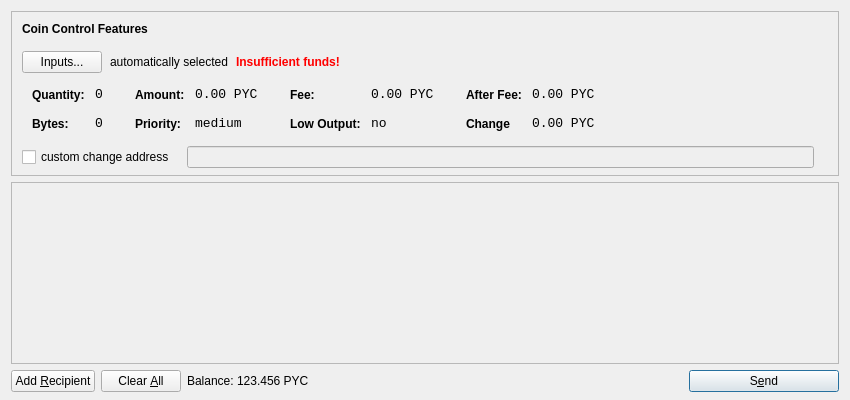
<?xml version="1.0" encoding="UTF-8"?>
<ui version="4.0">
 <class>SendCoinsDialog</class>
 <widget class="QDialog" name="SendCoinsDialog">
  <property name="geometry">
   <rect>
    <x>0</x>
    <y>0</y>
    <width>850</width>
    <height>400</height>
   </rect>
  </property>
  <property name="windowTitle">
   <string>Send Coins</string>
  </property>
  <layout class="QVBoxLayout" name="verticalLayout" stretch="0,1,0">
   <property name="bottomMargin">
    <number>8</number>
   </property>
   <item>
    <widget class="QFrame" name="frameCoinControl">
     <property name="sizePolicy">
      <sizepolicy hsizetype="Expanding" vsizetype="Expanding">
       <horstretch>0</horstretch>
       <verstretch>0</verstretch>
      </sizepolicy>
     </property>
     <property name="maximumSize">
      <size>
       <width>16777215</width>
       <height>16777215</height>
      </size>
     </property>
     <property name="frameShape">
      <enum>QFrame::StyledPanel</enum>
     </property>
     <property name="frameShadow">
      <enum>QFrame::Sunken</enum>
     </property>
     <layout class="QVBoxLayout" name="verticalLayoutCoinControl2">
      <property name="spacing">
       <number>-1</number>
      </property>
      <property name="leftMargin">
       <number>0</number>
      </property>
      <property name="topMargin">
       <number>0</number>
      </property>
      <property name="rightMargin">
       <number>0</number>
      </property>
      <property name="bottomMargin">
       <number>6</number>
      </property>
      <item>
       <layout class="QVBoxLayout" name="verticalLayoutCoinControl" stretch="0,0,0,0,1">
        <property name="spacing">
         <number>0</number>
        </property>
        <property name="leftMargin">
         <number>10</number>
        </property>
        <property name="topMargin">
         <number>10</number>
        </property>
        <item>
         <layout class="QHBoxLayout" name="horizontalLayoutCoinControl1">
          <property name="bottomMargin">
           <number>15</number>
          </property>
          <item>
           <widget class="QLabel" name="labelCoinControlFeatures">
            <property name="sizePolicy">
             <sizepolicy hsizetype="Preferred" vsizetype="Maximum">
              <horstretch>0</horstretch>
              <verstretch>0</verstretch>
             </sizepolicy>
            </property>
            <property name="font">
             <font>
              <weight>75</weight>
              <bold>true</bold>
             </font>
            </property>
            <property name="styleSheet">
             <string notr="true">font-weight:bold;</string>
            </property>
            <property name="text">
             <string>Coin Control Features</string>
            </property>
           </widget>
          </item>
         </layout>
        </item>
        <item>
         <layout class="QHBoxLayout" name="horizontalLayoutCoinControl2" stretch="0,0,0,0">
          <property name="spacing">
           <number>8</number>
          </property>
          <property name="bottomMargin">
           <number>10</number>
          </property>
          <item>
           <widget class="QPushButton" name="pushButtonCoinControl">
            <property name="styleSheet">
             <string notr="true"/>
            </property>
            <property name="text">
             <string>Inputs...</string>
            </property>
           </widget>
          </item>
          <item>
           <widget class="QLabel" name="labelCoinControlAutomaticallySelected">
            <property name="text">
             <string>automatically selected</string>
            </property>
            <property name="margin">
             <number>5</number>
            </property>
           </widget>
          </item>
          <item>
           <widget class="QLabel" name="labelCoinControlInsuffFunds">
            <property name="font">
             <font>
              <weight>75</weight>
              <bold>true</bold>
             </font>
            </property>
            <property name="styleSheet">
             <string notr="true">color:red;font-weight:bold;</string>
            </property>
            <property name="text">
             <string>Insufficient funds!</string>
            </property>
            <property name="margin">
             <number>5</number>
            </property>
           </widget>
          </item>
          <item>
           <spacer name="horizontalSpacerCoinControl">
            <property name="orientation">
             <enum>Qt::Horizontal</enum>
            </property>
            <property name="sizeHint" stdset="0">
             <size>
              <width>40</width>
              <height>1</height>
             </size>
            </property>
           </spacer>
          </item>
         </layout>
        </item>
        <item>
         <widget class="QWidget" name="widgetCoinControl" native="true">
          <property name="sizePolicy">
           <sizepolicy hsizetype="Preferred" vsizetype="Preferred">
            <horstretch>0</horstretch>
            <verstretch>0</verstretch>
           </sizepolicy>
          </property>
          <property name="minimumSize">
           <size>
            <width>0</width>
            <height>0</height>
           </size>
          </property>
          <property name="styleSheet">
           <string notr="true"/>
          </property>
          <layout class="QHBoxLayout" name="horizontalLayoutCoinControl5">
           <property name="margin">
            <number>0</number>
           </property>
           <item>
            <layout class="QHBoxLayout" name="horizontalLayoutCoinControl3" stretch="0,0,0,1">
             <property name="spacing">
              <number>20</number>
             </property>
             <property name="topMargin">
              <number>0</number>
             </property>
             <property name="bottomMargin">
              <number>10</number>
             </property>
             <item>
              <layout class="QFormLayout" name="formLayoutCoinControl1">
               <property name="horizontalSpacing">
                <number>10</number>
               </property>
               <property name="verticalSpacing">
                <number>14</number>
               </property>
               <property name="leftMargin">
                <number>10</number>
               </property>
               <property name="topMargin">
                <number>4</number>
               </property>
               <property name="rightMargin">
                <number>6</number>
               </property>
               <item row="0" column="0">
                <widget class="QLabel" name="labelCoinControlQuantityText">
                 <property name="styleSheet">
                  <string notr="true">font-weight:bold;</string>
                 </property>
                 <property name="text">
                  <string>Quantity:</string>
                 </property>
                 <property name="margin">
                  <number>0</number>
                 </property>
                </widget>
               </item>
               <item row="0" column="1">
                <widget class="QLabel" name="labelCoinControlQuantity">
                 <property name="font">
                  <font>
                   <family>Monospace</family>
                   <pointsize>10</pointsize>
                  </font>
                 </property>
                 <property name="cursor">
                  <cursorShape>IBeamCursor</cursorShape>
                 </property>
                 <property name="contextMenuPolicy">
                  <enum>Qt::ActionsContextMenu</enum>
                 </property>
                 <property name="text">
                  <string>0</string>
                 </property>
                 <property name="margin">
                  <number>0</number>
                 </property>
                 <property name="textInteractionFlags">
                  <set>Qt::LinksAccessibleByMouse|Qt::TextSelectableByKeyboard|Qt::TextSelectableByMouse</set>
                 </property>
                </widget>
               </item>
               <item row="1" column="0">
                <widget class="QLabel" name="labelCoinControlBytesText">
                 <property name="styleSheet">
                  <string notr="true">font-weight:bold;</string>
                 </property>
                 <property name="text">
                  <string>Bytes:</string>
                 </property>
                </widget>
               </item>
               <item row="1" column="1">
                <widget class="QLabel" name="labelCoinControlBytes">
                 <property name="font">
                  <font>
                   <family>Monospace</family>
                   <pointsize>10</pointsize>
                  </font>
                 </property>
                 <property name="cursor">
                  <cursorShape>IBeamCursor</cursorShape>
                 </property>
                 <property name="contextMenuPolicy">
                  <enum>Qt::ActionsContextMenu</enum>
                 </property>
                 <property name="text">
                  <string>0</string>
                 </property>
                 <property name="textInteractionFlags">
                  <set>Qt::LinksAccessibleByMouse|Qt::TextSelectableByKeyboard|Qt::TextSelectableByMouse</set>
                 </property>
                </widget>
               </item>
              </layout>
             </item>
             <item>
              <layout class="QFormLayout" name="formLayoutCoinControl2">
               <property name="horizontalSpacing">
                <number>10</number>
               </property>
               <property name="verticalSpacing">
                <number>14</number>
               </property>
               <property name="leftMargin">
                <number>6</number>
               </property>
               <property name="topMargin">
                <number>4</number>
               </property>
               <property name="rightMargin">
                <number>6</number>
               </property>
               <item row="0" column="0">
                <widget class="QLabel" name="labelCoinControlAmountText">
                 <property name="styleSheet">
                  <string notr="true">font-weight:bold;</string>
                 </property>
                 <property name="text">
                  <string>Amount:</string>
                 </property>
                 <property name="margin">
                  <number>0</number>
                 </property>
                </widget>
               </item>
               <item row="0" column="1">
                <widget class="QLabel" name="labelCoinControlAmount">
                 <property name="font">
                  <font>
                   <family>Monospace</family>
                   <pointsize>10</pointsize>
                  </font>
                 </property>
                 <property name="cursor">
                  <cursorShape>IBeamCursor</cursorShape>
                 </property>
                 <property name="contextMenuPolicy">
                  <enum>Qt::ActionsContextMenu</enum>
                 </property>
                 <property name="text">
                  <string>0.00 PYC</string>
                 </property>
                 <property name="textInteractionFlags">
                  <set>Qt::LinksAccessibleByMouse|Qt::TextSelectableByKeyboard|Qt::TextSelectableByMouse</set>
                 </property>
                </widget>
               </item>
               <item row="1" column="0">
                <widget class="QLabel" name="labelCoinControlPriorityText">
                 <property name="styleSheet">
                  <string notr="true">font-weight:bold;</string>
                 </property>
                 <property name="text">
                  <string>Priority:</string>
                 </property>
                </widget>
               </item>
               <item row="1" column="1">
                <widget class="QLabel" name="labelCoinControlPriority">
                 <property name="font">
                  <font>
                   <family>Monospace</family>
                   <pointsize>10</pointsize>
                  </font>
                 </property>
                 <property name="cursor">
                  <cursorShape>IBeamCursor</cursorShape>
                 </property>
                 <property name="contextMenuPolicy">
                  <enum>Qt::ActionsContextMenu</enum>
                 </property>
                 <property name="text">
                  <string>medium</string>
                 </property>
                 <property name="textInteractionFlags">
                  <set>Qt::LinksAccessibleByMouse|Qt::TextSelectableByKeyboard|Qt::TextSelectableByMouse</set>
                 </property>
                </widget>
               </item>
              </layout>
             </item>
             <item>
              <layout class="QFormLayout" name="formLayoutCoinControl3">
               <property name="horizontalSpacing">
                <number>10</number>
               </property>
               <property name="verticalSpacing">
                <number>14</number>
               </property>
               <property name="leftMargin">
                <number>6</number>
               </property>
               <property name="topMargin">
                <number>4</number>
               </property>
               <property name="rightMargin">
                <number>6</number>
               </property>
               <item row="0" column="0">
                <widget class="QLabel" name="labelCoinControlFeeText">
                 <property name="styleSheet">
                  <string notr="true">font-weight:bold;</string>
                 </property>
                 <property name="text">
                  <string>Fee:</string>
                 </property>
                 <property name="margin">
                  <number>0</number>
                 </property>
                </widget>
               </item>
               <item row="0" column="1">
                <widget class="QLabel" name="labelCoinControlFee">
                 <property name="font">
                  <font>
                   <family>Monospace</family>
                   <pointsize>10</pointsize>
                  </font>
                 </property>
                 <property name="cursor">
                  <cursorShape>IBeamCursor</cursorShape>
                 </property>
                 <property name="contextMenuPolicy">
                  <enum>Qt::ActionsContextMenu</enum>
                 </property>
                 <property name="text">
                  <string>0.00 PYC</string>
                 </property>
                 <property name="textInteractionFlags">
                  <set>Qt::LinksAccessibleByMouse|Qt::TextSelectableByKeyboard|Qt::TextSelectableByMouse</set>
                 </property>
                </widget>
               </item>
               <item row="1" column="0">
                <widget class="QLabel" name="labelCoinControlLowOutputText">
                 <property name="styleSheet">
                  <string notr="true">font-weight:bold;</string>
                 </property>
                 <property name="text">
                  <string>Low Output:</string>
                 </property>
                </widget>
               </item>
               <item row="1" column="1">
                <widget class="QLabel" name="labelCoinControlLowOutput">
                 <property name="font">
                  <font>
                   <family>Monospace</family>
                   <pointsize>10</pointsize>
                  </font>
                 </property>
                 <property name="cursor">
                  <cursorShape>IBeamCursor</cursorShape>
                 </property>
                 <property name="contextMenuPolicy">
                  <enum>Qt::ActionsContextMenu</enum>
                 </property>
                 <property name="text">
                  <string>no</string>
                 </property>
                 <property name="textInteractionFlags">
                  <set>Qt::LinksAccessibleByMouse|Qt::TextSelectableByKeyboard|Qt::TextSelectableByMouse</set>
                 </property>
                </widget>
               </item>
              </layout>
             </item>
             <item>
              <layout class="QFormLayout" name="formLayoutCoinControl4">
               <property name="horizontalSpacing">
                <number>10</number>
               </property>
               <property name="verticalSpacing">
                <number>14</number>
               </property>
               <property name="leftMargin">
                <number>6</number>
               </property>
               <property name="topMargin">
                <number>4</number>
               </property>
               <property name="rightMargin">
                <number>6</number>
               </property>
               <item row="0" column="0">
                <widget class="QLabel" name="labelCoinControlAfterFeeText">
                 <property name="styleSheet">
                  <string notr="true">font-weight:bold;</string>
                 </property>
                 <property name="text">
                  <string>After Fee:</string>
                 </property>
                 <property name="margin">
                  <number>0</number>
                 </property>
                </widget>
               </item>
               <item row="0" column="1">
                <widget class="QLabel" name="labelCoinControlAfterFee">
                 <property name="font">
                  <font>
                   <family>Monospace</family>
                   <pointsize>10</pointsize>
                  </font>
                 </property>
                 <property name="cursor">
                  <cursorShape>IBeamCursor</cursorShape>
                 </property>
                 <property name="contextMenuPolicy">
                  <enum>Qt::ActionsContextMenu</enum>
                 </property>
                 <property name="text">
                  <string>0.00 PYC</string>
                 </property>
                 <property name="textInteractionFlags">
                  <set>Qt::LinksAccessibleByMouse|Qt::TextSelectableByKeyboard|Qt::TextSelectableByMouse</set>
                 </property>
                </widget>
               </item>
               <item row="1" column="0">
                <widget class="QLabel" name="labelCoinControlChangeText">
                 <property name="styleSheet">
                  <string notr="true">font-weight:bold;</string>
                 </property>
                 <property name="text">
                  <string>Change</string>
                 </property>
                </widget>
               </item>
               <item row="1" column="1">
                <widget class="QLabel" name="labelCoinControlChange">
                 <property name="font">
                  <font>
                   <family>Monospace</family>
                   <pointsize>10</pointsize>
                  </font>
                 </property>
                 <property name="cursor">
                  <cursorShape>IBeamCursor</cursorShape>
                 </property>
                 <property name="contextMenuPolicy">
                  <enum>Qt::ActionsContextMenu</enum>
                 </property>
                 <property name="text">
                  <string>0.00 PYC</string>
                 </property>
                 <property name="textInteractionFlags">
                  <set>Qt::LinksAccessibleByMouse|Qt::TextSelectableByKeyboard|Qt::TextSelectableByMouse</set>
                 </property>
                </widget>
               </item>
              </layout>
             </item>
            </layout>
           </item>
          </layout>
         </widget>
        </item>
        <item>
         <layout class="QHBoxLayout" name="horizontalLayoutCoinControl4" stretch="0,0,0">
          <property name="spacing">
           <number>12</number>
          </property>
          <property name="sizeConstraint">
           <enum>QLayout::SetDefaultConstraint</enum>
          </property>
          <property name="topMargin">
           <number>5</number>
          </property>
          <property name="rightMargin">
           <number>5</number>
          </property>
          <item>
           <widget class="QCheckBox" name="checkBoxCoinControlChange">
            <property name="text">
             <string>custom change address</string>
            </property>
           </widget>
          </item>
          <item>
           <widget class="QLineEdit" name="lineEditCoinControlChange">
            <property name="enabled">
             <bool>false</bool>
            </property>
            <property name="sizePolicy">
             <sizepolicy hsizetype="Expanding" vsizetype="Fixed">
              <horstretch>0</horstretch>
              <verstretch>0</verstretch>
             </sizepolicy>
            </property>
           </widget>
          </item>
          <item>
           <widget class="QLabel" name="labelCoinControlChangeLabel">
            <property name="sizePolicy">
             <sizepolicy hsizetype="Preferred" vsizetype="Expanding">
              <horstretch>0</horstretch>
              <verstretch>0</verstretch>
             </sizepolicy>
            </property>
            <property name="minimumSize">
             <size>
              <width>0</width>
              <height>0</height>
             </size>
            </property>
            <property name="text">
             <string/>
            </property>
            <property name="margin">
             <number>3</number>
            </property>
           </widget>
          </item>
         </layout>
        </item>
        <item>
         <spacer name="verticalSpacerCoinControl">
          <property name="orientation">
           <enum>Qt::Vertical</enum>
          </property>
          <property name="sizeHint" stdset="0">
           <size>
            <width>800</width>
            <height>1</height>
           </size>
          </property>
         </spacer>
        </item>
       </layout>
      </item>
     </layout>
    </widget>
   </item>
   <item>
    <widget class="QScrollArea" name="scrollArea">
     <property name="widgetResizable">
      <bool>true</bool>
     </property>
     <widget class="QWidget" name="scrollAreaWidgetContents">
      <property name="geometry">
       <rect>
        <x>0</x>
        <y>0</y>
        <width>830</width>
        <height>165</height>
       </rect>
      </property>
      <layout class="QVBoxLayout" name="verticalLayout_2">
       <property name="margin">
        <number>0</number>
       </property>
       <item>
        <layout class="QVBoxLayout" name="entries">
         <property name="spacing">
          <number>6</number>
         </property>
        </layout>
       </item>
       <item>
        <spacer name="verticalSpacer">
         <property name="orientation">
          <enum>Qt::Vertical</enum>
         </property>
         <property name="sizeHint" stdset="0">
          <size>
           <width>20</width>
           <height>40</height>
          </size>
         </property>
        </spacer>
       </item>
      </layout>
     </widget>
    </widget>
   </item>
   <item>
    <layout class="QHBoxLayout" name="horizontalLayout">
     <item>
      <widget class="QPushButton" name="addButton">
       <property name="toolTip">
        <string>Send to multiple recipients at once</string>
       </property>
       <property name="text">
        <string>Add &amp;Recipient</string>
       </property>
       <property name="icon">
        <iconset resource="../bitcoin.qrc">
         <normaloff>:/icons/add</normaloff>:/icons/add</iconset>
       </property>
       <property name="autoDefault">
        <bool>false</bool>
       </property>
      </widget>
     </item>
     <item>
      <widget class="QPushButton" name="clearButton">
       <property name="sizePolicy">
        <sizepolicy hsizetype="Minimum" vsizetype="Fixed">
         <horstretch>0</horstretch>
         <verstretch>0</verstretch>
        </sizepolicy>
       </property>
       <property name="toolTip">
        <string>Remove all transaction fields</string>
       </property>
       <property name="text">
        <string>Clear &amp;All</string>
       </property>
       <property name="icon">
        <iconset resource="../bitcoin.qrc">
         <normaloff>:/icons/remove</normaloff>:/icons/remove</iconset>
       </property>
       <property name="autoRepeatDelay">
        <number>300</number>
       </property>
       <property name="autoDefault">
        <bool>false</bool>
       </property>
      </widget>
     </item>
     <item>
      <layout class="QHBoxLayout" name="horizontalLayout_2">
       <property name="spacing">
        <number>3</number>
       </property>
       <item>
        <widget class="QLabel" name="label">
         <property name="sizePolicy">
          <sizepolicy hsizetype="Preferred" vsizetype="Fixed">
           <horstretch>0</horstretch>
           <verstretch>0</verstretch>
          </sizepolicy>
         </property>
         <property name="text">
          <string>Balance:</string>
         </property>
        </widget>
       </item>
       <item>
        <widget class="QLabel" name="labelBalance">
         <property name="sizePolicy">
          <sizepolicy hsizetype="Preferred" vsizetype="Fixed">
           <horstretch>0</horstretch>
           <verstretch>0</verstretch>
          </sizepolicy>
         </property>
         <property name="cursor">
          <cursorShape>IBeamCursor</cursorShape>
         </property>
         <property name="text">
          <string>123.456 PYC</string>
         </property>
         <property name="textInteractionFlags">
          <set>Qt::LinksAccessibleByMouse|Qt::TextSelectableByKeyboard|Qt::TextSelectableByMouse</set>
         </property>
        </widget>
       </item>
      </layout>
     </item>
     <item>
      <spacer name="horizontalSpacer">
       <property name="orientation">
        <enum>Qt::Horizontal</enum>
       </property>
       <property name="sizeHint" stdset="0">
        <size>
         <width>40</width>
         <height>20</height>
        </size>
       </property>
      </spacer>
     </item>
     <item>
      <widget class="QPushButton" name="sendButton">
       <property name="minimumSize">
        <size>
         <width>150</width>
         <height>0</height>
        </size>
       </property>
       <property name="toolTip">
        <string>Confirm the send action</string>
       </property>
       <property name="text">
        <string>S&amp;end</string>
       </property>
       <property name="icon">
        <iconset resource="../bitcoin.qrc">
         <normaloff>:/icons/send</normaloff>:/icons/send</iconset>
       </property>
       <property name="default">
        <bool>true</bool>
       </property>
      </widget>
     </item>
    </layout>
   </item>
  </layout>
 </widget>
 <resources>
  <include location="../bitcoin.qrc"/>
 </resources>
 <connections/>
</ui>
